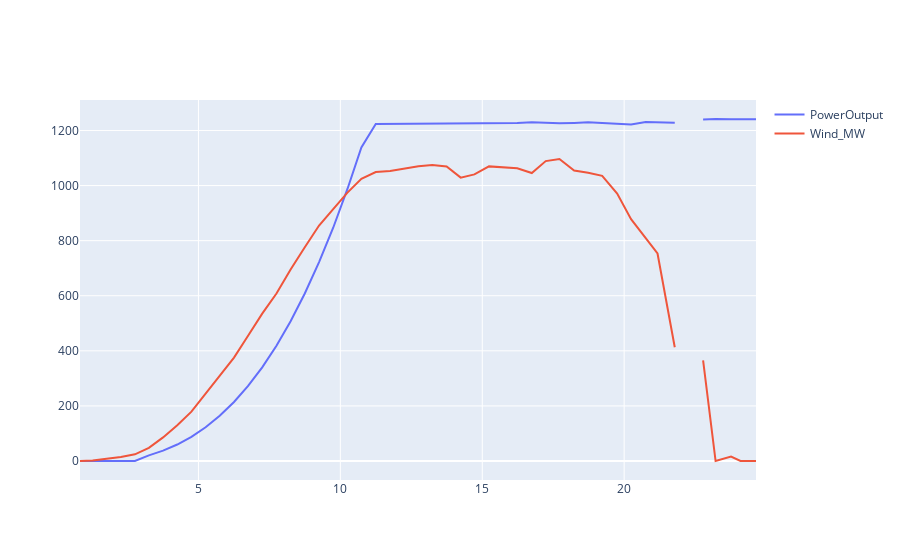

Write notebook code for a chart like this one.
### Code cell
# compare average lines in 0.5 windspeed bins of PowerOutput and Wind_MW
import plotly.express as px
import plotly.graph_objects as go

df_latest['WindSpeed_avg_bin'] = pd.cut(df_latest['WindSpeed_avg'], bins=np.arange(0, 26, 0.5))
df_grouped = df_latest.groupby('WindSpeed_avg_bin').mean().reset_index()

fig = go.Figure()
fig.add_trace(go.Scatter(x=df_grouped['WindSpeed_avg'], y=df_grouped['PowerOutput'], mode='lines', name='PowerOutput'))
fig.add_trace(go.Scatter(x=df_grouped['WindSpeed_avg'], y=df_grouped['Wind_MW'], mode='lines', name='Wind_MW'))
fig.show()
